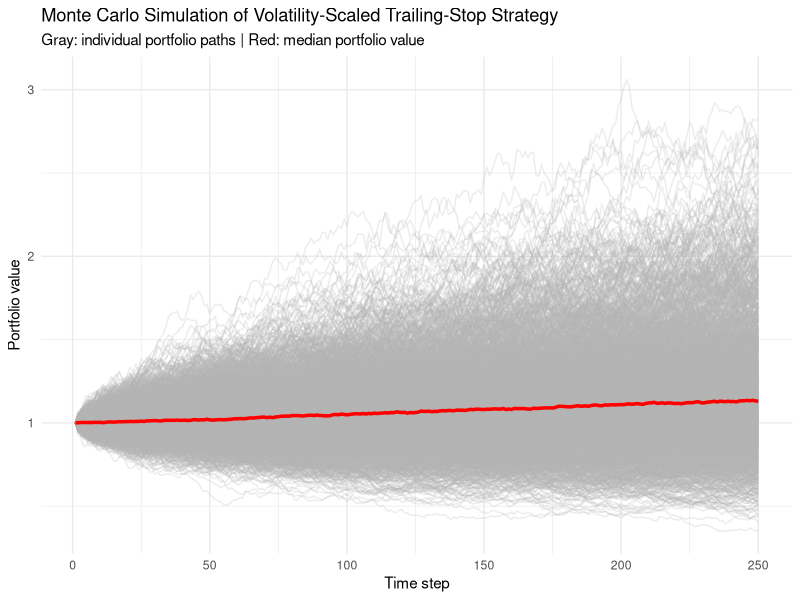

Recreate this plot in R.
library(dplyr)
library(zoo)
library(ggplot2)

set.seed(123)

# --- Parameters -------------------------------------------------------------
n_steps <- 250 # time steps per path
n_paths <- 2000 # Monte Carlo simulations
mu <- 0.0005 # drift (set 0 for pure Brownian)
sigma <- 0.02 # volatility
S0 <- 100
n_vol <- 20
k <- 2.5

simulate_path <- function() {
  logS <- log(S0) + cumsum(rnorm(n_steps, mean = mu, sd = sigma))
  S <- exp(logS)
  df <- data.frame(t = 1:n_steps, S = S)

  df <- df %>%
    mutate(
      logret = c(NA, diff(log(S))),
      vol = rollapply(logret, n_vol, sd, fill = NA, align = "right"),
      Smax = cummax(S),
      stop = Smax * exp(-k * vol),
      exit = S < stop & lag(S, default = first(S)) >= lag(stop, default = first(stop))
    )

  # --- Portfolio simulation -------------------------------------------------
  # assume always fully invested: compounded simple returns
  ret <- c(0, diff(S) / head(S, -1))
  portfolio <- cumprod(1 + ret)
  df$portfolio <- portfolio
  df$portfolio
}

# --- Run Monte Carlo --------------------------------------------------------
portfolios <- replicate(n_paths, simulate_path())
median_curve <- apply(portfolios, 1, median, na.rm = TRUE)
time <- 1:n_steps

# --- Prepare data for plotting ----------------------------------------------
df_plot <- data.frame(
  t = rep(time, n_paths),
  value = as.vector(portfolios)
)

df_median <- data.frame(t = time, median_value = median_curve)

# --- Plot -------------------------------------------------------------------
ggplot() +
  geom_line(
    data = df_plot, aes(x = t, y = value, group = rep(1:n_paths, each = n_steps)),
    color = "gray70", alpha = 0.25
  ) +
  geom_line(
    data = df_median, aes(x = t, y = median_value),
    color = "red", linewidth = 1.2
  ) +
  labs(
    title = "Monte Carlo Simulation of Volatility-Scaled Trailing-Stop Strategy",
    subtitle = "Gray: individual portfolio paths | Red: median portfolio value",
    x = "Time step", y = "Portfolio value"
  ) +
  theme_minimal()
